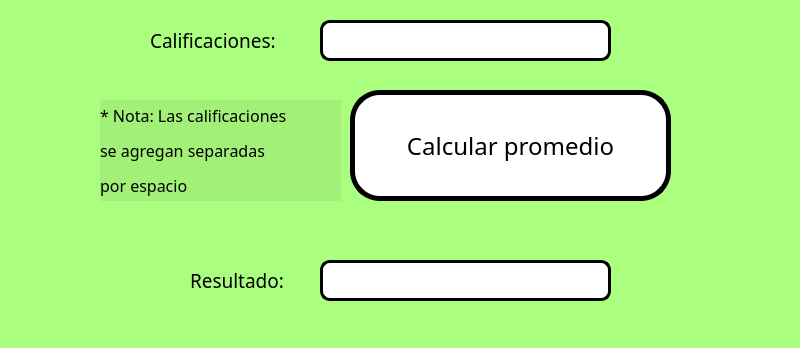
<?xml version="1.0" encoding="UTF-8"?>
<ui version="4.0">
 <class>MainWindow</class>
 <widget class="QMainWindow" name="MainWindow">
  <property name="geometry">
   <rect>
    <x>0</x>
    <y>0</y>
    <width>800</width>
    <height>348</height>
   </rect>
  </property>
  <property name="windowTitle">
   <string>MainWindow</string>
  </property>
  <property name="styleSheet">
   <string notr="true">background-color: rgb(170, 255, 127);</string>
  </property>
  <widget class="QWidget" name="centralwidget">
   <widget class="QPushButton" name="btn_calcular">
    <property name="geometry">
     <rect>
      <x>350</x>
      <y>90</y>
      <width>321</width>
      <height>111</height>
     </rect>
    </property>
    <property name="font">
     <font>
      <family>Komika Axis</family>
      <pointsize>18</pointsize>
      <strikeout>false</strikeout>
     </font>
    </property>
    <property name="styleSheet">
     <string notr="true">background-color: rgb(255, 255, 255);
border: 5px solid blackM;
border-radius: 30px;</string>
    </property>
    <property name="text">
     <string>Calcular promedio</string>
    </property>
   </widget>
   <widget class="QLabel" name="label">
    <property name="geometry">
     <rect>
      <x>150</x>
      <y>20</y>
      <width>161</width>
      <height>41</height>
     </rect>
    </property>
    <property name="font">
     <font>
      <family>Komika Axis</family>
      <pointsize>14</pointsize>
     </font>
    </property>
    <property name="text">
     <string>Calificaciones:</string>
    </property>
   </widget>
   <widget class="QLineEdit" name="txt_calificaciones">
    <property name="geometry">
     <rect>
      <x>320</x>
      <y>20</y>
      <width>291</width>
      <height>41</height>
     </rect>
    </property>
    <property name="font">
     <font>
      <family>Consolas</family>
      <pointsize>20</pointsize>
      <weight>75</weight>
      <bold>true</bold>
     </font>
    </property>
    <property name="layoutDirection">
     <enum>Qt::LeftToRight</enum>
    </property>
    <property name="styleSheet">
     <string notr="true">background-color: rgb(255, 255, 255);
border: 3px solid blackM;
border-radius: 10px</string>
    </property>
    <property name="text">
     <string/>
    </property>
   </widget>
   <widget class="QLabel" name="label_2">
    <property name="geometry">
     <rect>
      <x>190</x>
      <y>260</y>
      <width>121</width>
      <height>41</height>
     </rect>
    </property>
    <property name="font">
     <font>
      <family>Komika Axis</family>
      <pointsize>14</pointsize>
     </font>
    </property>
    <property name="text">
     <string>Resultado: </string>
    </property>
   </widget>
   <widget class="QLineEdit" name="txt_resultado">
    <property name="geometry">
     <rect>
      <x>320</x>
      <y>260</y>
      <width>291</width>
      <height>41</height>
     </rect>
    </property>
    <property name="font">
     <font>
      <family>Consolas</family>
      <pointsize>20</pointsize>
      <weight>75</weight>
      <bold>true</bold>
     </font>
    </property>
    <property name="layoutDirection">
     <enum>Qt::LeftToRight</enum>
    </property>
    <property name="styleSheet">
     <string notr="true">background-color: rgb(255, 255, 255);
border: 3px solid blackM;
border-radius: 10px</string>
    </property>
    <property name="text">
     <string/>
    </property>
   </widget>
   <widget class="QLabel" name="label_3">
    <property name="geometry">
     <rect>
      <x>100</x>
      <y>100</y>
      <width>241</width>
      <height>101</height>
     </rect>
    </property>
    <property name="font">
     <font>
      <family>Komika Axis</family>
      <pointsize>12</pointsize>
     </font>
    </property>
    <property name="styleSheet">
     <string notr="true">background-color: rgb(162, 240, 119);</string>
    </property>
    <property name="text">
     <string>&lt;html&gt;&lt;head/&gt;&lt;body&gt;&lt;p&gt;* Nota: Las calificaciones&lt;/p&gt;&lt;p&gt;se agregan separadas&lt;/p&gt;&lt;p&gt;por espacio&lt;/p&gt;&lt;/body&gt;&lt;/html&gt;</string>
    </property>
   </widget>
  </widget>
  <widget class="QMenuBar" name="menubar">
   <property name="geometry">
    <rect>
     <x>0</x>
     <y>0</y>
     <width>800</width>
     <height>21</height>
    </rect>
   </property>
  </widget>
  <widget class="QStatusBar" name="statusbar"/>
 </widget>
 <resources/>
 <connections/>
</ui>
